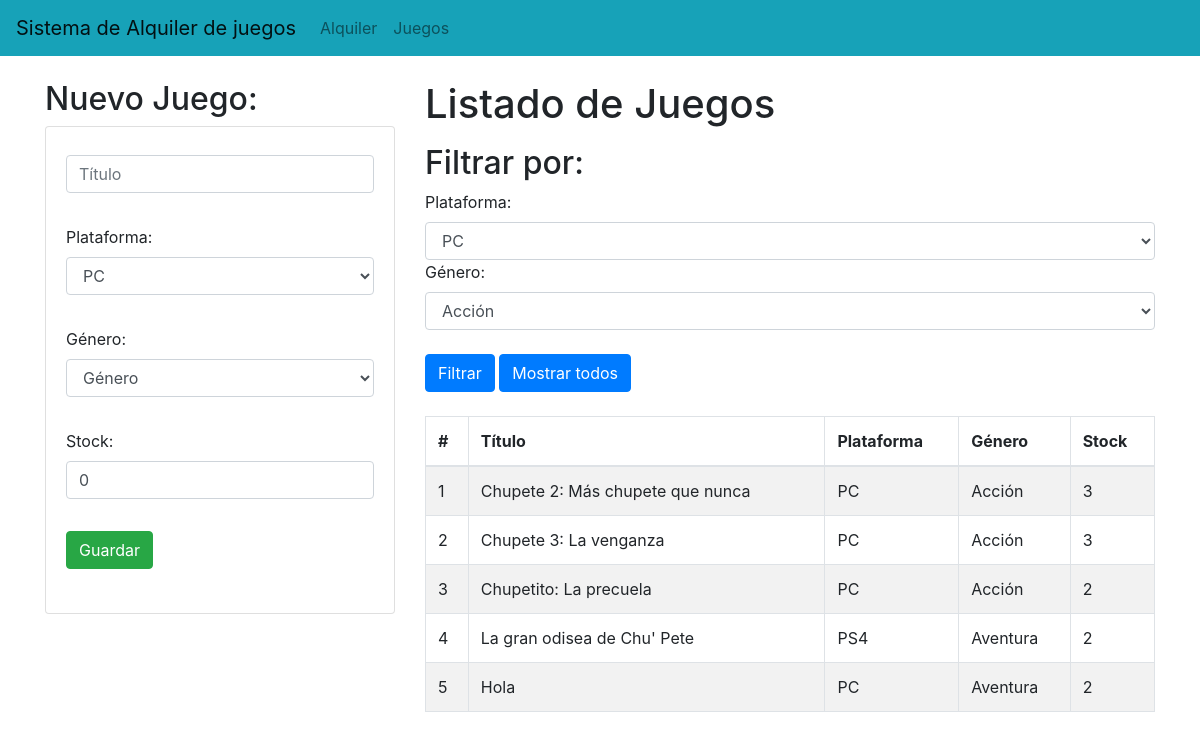
The app's page /todoslosjuegos/, older data.
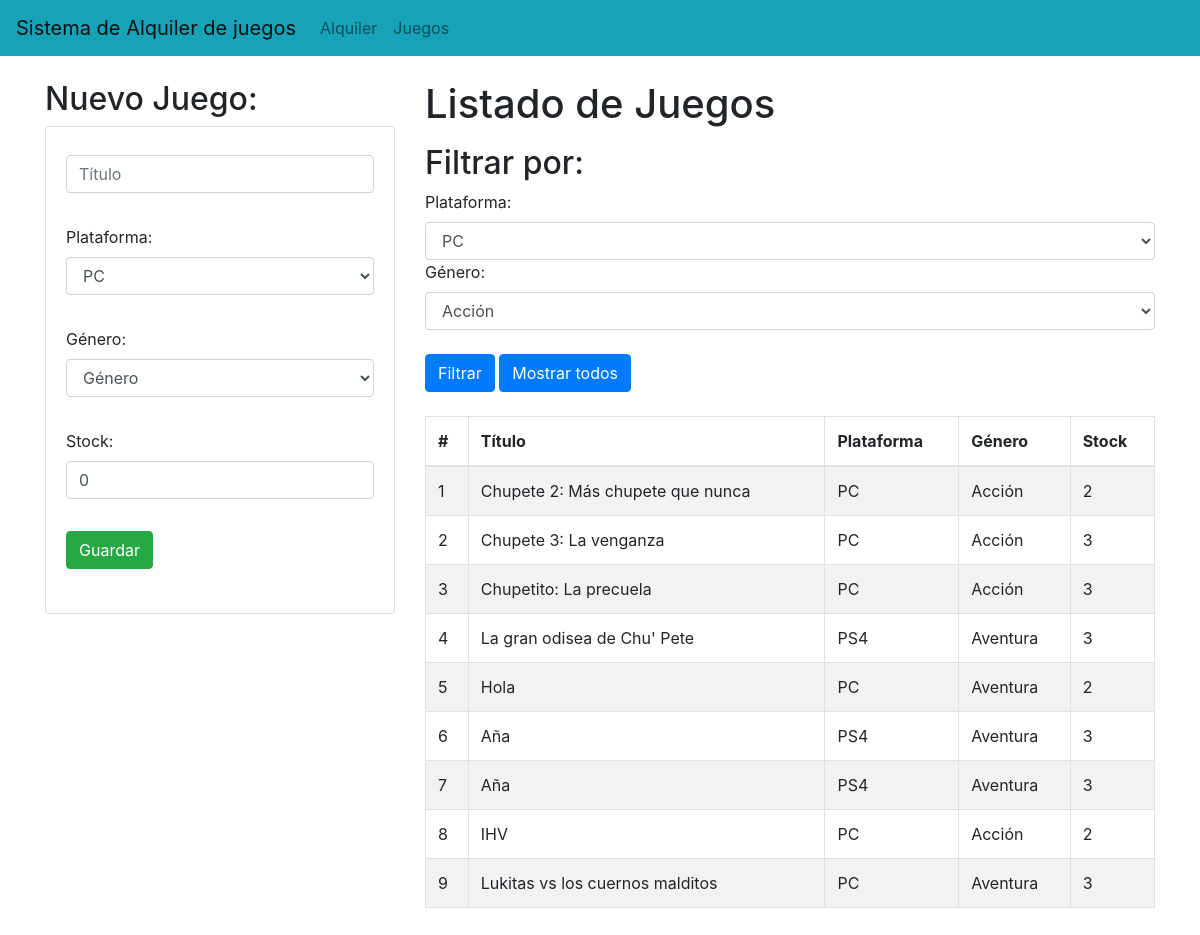
The same page, newer data.
### app_alquiler/models.py (models this page shows, shortened)
class Videojuego(models.Model):
    titulo = models.CharField(max_length=200)
    plataforma = models.ForeignKey(Plataforma, on_delete=models.CASCADE)
    genero = models.ForeignKey(Genero, on_delete=models.CASCADE)
    stock = models.PositiveIntegerField()

class Plataforma(models.Model):
    nombre = models.CharField(max_length=100)

class Genero(models.Model):
    nombre = models.CharField(max_length=100)

### app_alquiler/views.py (the view)
# urls.py: path('todoslosjuegos/', views.todoslosjuegos, name='todos'),
def todoslosjuegos(request):
    videojuegos = Videojuego.objects.all()
    plataformas = Plataforma.objects.all()
    generos = Genero.objects.all()
    if request.GET.get('plataforma'):
        videojuegos = videojuegos.filter(plataforma__id=request.GET.get('plataforma'))
    if request.GET.get('generosel'):
        videojuegos = videojuegos.filter(genero__id=request.GET.get('generosel'))
    return render(request, 'juegos.html', {'videojuegos': videojuegos, 'plataformas': plataformas, 'generos': generos})

### app_alquiler/templates/juegos.html (shortened to what the changed rows need)
{% extends "./base.html" %}
{% block content %}
    <div class="row">
        <div class="col-sm-12 col-md-6 col-lg-4 col-xl-4">
            <h2>Nuevo Juego:</h2>
        </div>
        <div class="col-sm-12 col-md-6 col-lg-8 col-xl-8">
            <div class="table-responsive">
                <h1>Listado de Juegos</h1>
                <div class="form-group py-2">
                    <h2>Filtrar por:</h2>
                </div>
                <table class="table table-striped table-bordered table-hover py-2">
                    <thead>
                        <tr>
                            <th>#</th>
                            <th>Título</th>
                            <th>Plataforma</th>
                            <th>Género</th>
                            <th>Stock</th>
                        </tr>
                    </thead>
                    <tbody>
                        {% for videojuego in videojuegos %}
                            <tr>
                                <td>{{ forloop.counter }}</td>
                                <td>{{ videojuego.titulo }}</td>
                                <td>{{ videojuego.plataforma.nombre }}</td>
                                <td>{{ videojuego.genero.nombre }}</td>
                                <td>{{ videojuego.stock }}</td>
                            </tr>
                        {% endfor %}
                    </tbody>
                </table>
            </div>
        </div>
    </div>
{% endblock %}

Row changes from the older to the newer data that the page shows:
changed Videojuego "Chupete 2: Más chupete que nunca": stock "3" → "2"
changed Videojuego "Chupetito: La precuela": stock "2" → "3"
changed Videojuego "La gran odisea de Chu' Pete": stock "2" → "3"
added Videojuego: titulo "Aña", plataforma.nombre "PS4", genero.nombre "Aventura", stock "3"
added Videojuego: titulo "Aña", plataforma.nombre "PS4", genero.nombre "Aventura", stock "3"
added Videojuego: titulo "IHV", plataforma.nombre "PC", genero.nombre "Acción", stock "2"
added Videojuego: titulo "Lukitas vs los cuernos malditos", plataforma.nombre "PC", genero.nombre "Aventura", stock "3"
